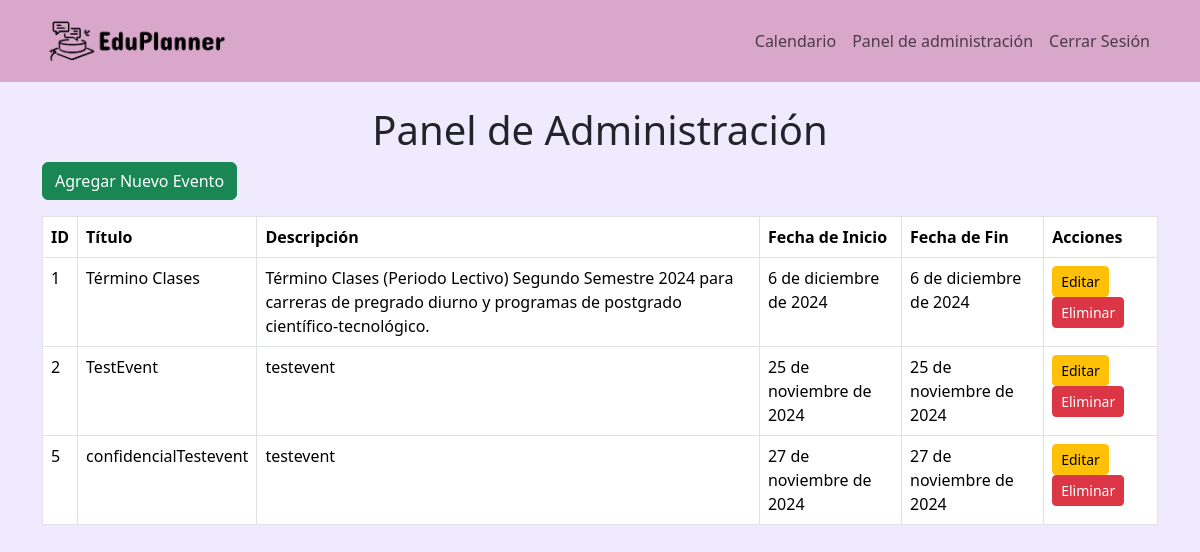
Before: /panel-admin/ (signed in) with the older database file.
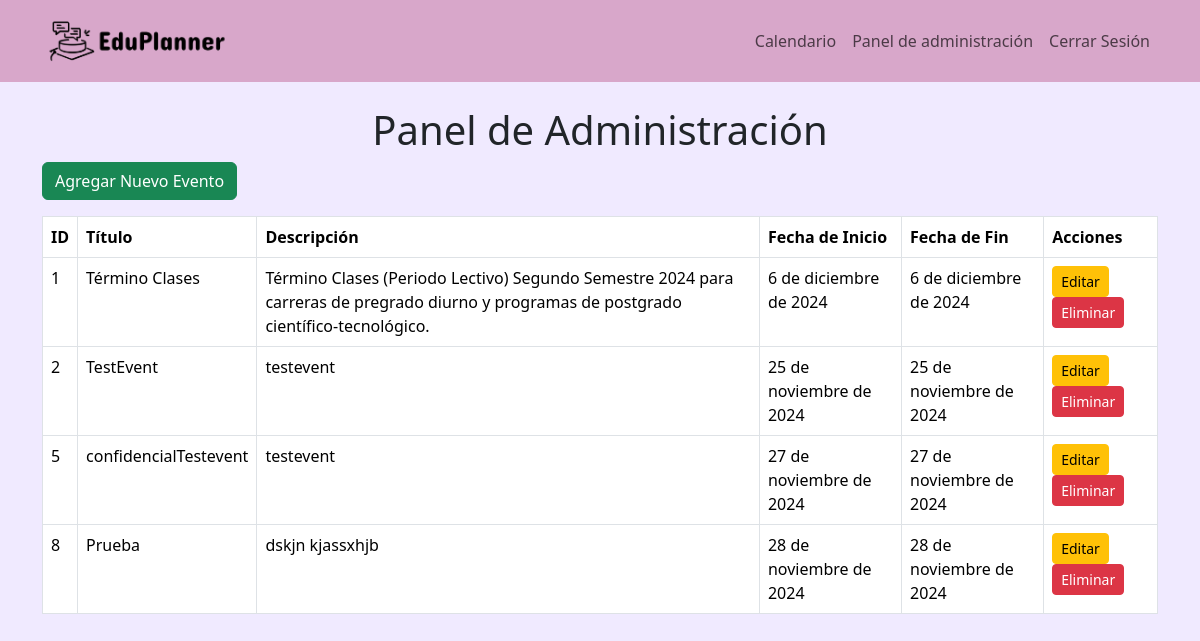
After: the same page with the newer database file.
### Calendar/models.py (models this page shows, shortened)
class EventosAcademicos(models.Model):
    LISTA_TIPOS = {
        "1": "1. Inicio de Semestre",
        "2": "2. Fin de Semestre",
        "3": "3. Inicio de Inscripción de Asignaturas",
        "4": "4. Fin de Inscripción de Asignaturas",
        "5": "5. Receso Académico",
        "6": "6. Feriado Nacional", # Default 4 Feriados
        "7": "7. Feriado Regional",
        "8": "8. Inicio de Plazos de Solicitudes Administrativas",
        "9": "9. Fin de Plazos de Solicitudes Administrativas",
        "10": "10. Inicio de Plazos para la Gestión de Beneficios",
        "11": "11. Fin de Plazos para la Gestión de Beneficios",
        "12": "12. Ceremonia de Titulación o Graduación",
        "13": "13. Reunión de Consejo Académico",
        "14": "14. Talleres y Charlas",
        "15": "15. Día de Orientación para Nuevos Estudiantes",
        "16": "16. Eventos Extracurriculares",
        "17": "17. Inicio de Clases",
        "18": "18. Último Día de Clases",
        "19": "19. Día de Puertas Abiertas",
        "20": "20. Suspensión de Actividades Completa",
        "21": "21. Suspensión de Actividades Parcial",
    }
    titulo = models.CharField(max_length=200)
    descripcion = models.TextField(blank=True)
    fecha_inicio = models.DateField()
    fecha_fin = models.DateField()
    tipo = models.CharField(max_length=3, choices=LISTA_TIPOS.items())
    confidencial = models.BooleanField(default=False)

### eduplanner/views.py (the view)
# urls.py: path('panel-admin/', views.panel_admin, name='panel_admin'),
@login_required
def panel_admin(request):
    if request.user.groups.filter(name='Académicos').exists() or request.user.groups.filter(name='Comité Académico').exists():
        eventos = EventosAcademicos.objects.all()
        return render(request, 'panel_admin.html', {'eventos': eventos})
    else:
        return redirect('pag_principal')

### eduplanner/context_processors.py (called while the page is built)
def verificar_autorizacion(request):
    if request.user.is_authenticated:
        autorizacion = request.user.groups.filter(name__in=['Académicos', 'Comité Académico']).exists()
    else:
        autorizacion = False
    return {'autorizacion': autorizacion}

### eduplanner/templates/panel_admin.html (shortened to what this page needs)
{% extends 'base.html' %}
{% block content %}
<div class="container">
    <br>
    <h1 class="text-center">Panel de Administración</h1>
    <a href="{% url 'agregar_evento' %}" class="btn btn-success mb-3">Agregar Nuevo Evento</a>
    <table class="table table-bordered">
        <thead>
            <tr>
                <th>ID</th>
                <th>Título</th>
                <th>Descripción</th>
                <th>Fecha de Inicio</th>
                <th>Fecha de Fin</th>
                <th>Acciones</th>
            </tr>
        </thead>
        <tbody>
            {% for evento in eventos %}
            <tr>
                <td>{{ evento.id }}</td>
                <td>{{ evento.titulo }}</td>
                <td>{{ evento.descripcion }}</td>
                <td>{{ evento.fecha_inicio }}</td>
                <td>{{ evento.fecha_fin }}</td>
                <td>
                    <a href="{% url 'editar_evento' evento.id %}" class="btn btn-warning btn-sm">Editar</a>
                    <a href="{% url 'eliminar_evento' evento.id %}" class="btn btn-danger btn-sm">Eliminar</a>
                </td>
            </tr>
            {% endfor %}
        </tbody>
    </table>
</div>
{% endblock %}

Changed rows visible on the page:
added EventosAcademicos: id "8", titulo "Prueba", descripcion "dskjn kjassxhjb", fecha_inicio "28 de noviembre de 2024", fecha_fin "28 de noviembre de 2024"
